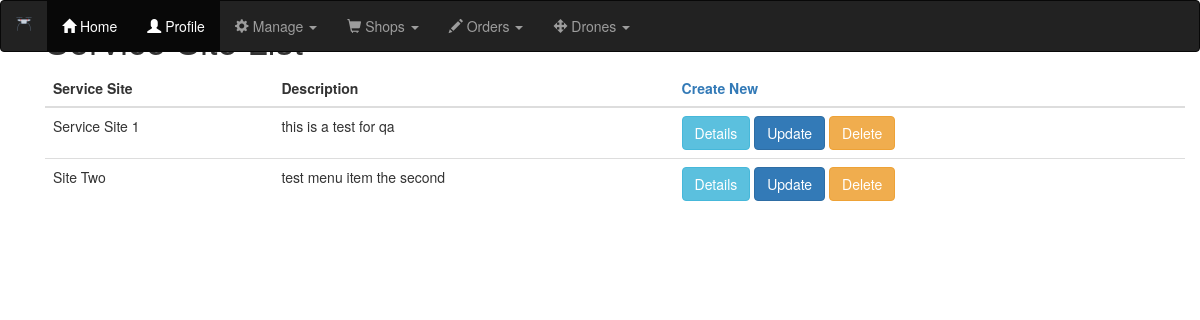
The app's page /shops/service_site_list with its own data.
### shops/models.py (models this page shows, shortened)
class ServiceSite(models.Model): #Locations where there is a drone service
    name = models.CharField(max_length=20,blank=False)
    description = models.CharField(max_length=50, blank=True)
    lat = models.FloatField(null=True)
    long = models.FloatField(null=True)
    radius = models.IntegerField(default=10)

### shops/views.py (the view)
# urls.py: path('service_site_list',ServiceSiteListView.as_view(),name='service_site_list'),
class ServiceSiteListView(ListView):
    model = ServiceSite
    template_name = 'service_sites/servicesite_list.html'

### shops/templates/service_sites/servicesite_list.html
<!DOCTYPE html>
{% extends "base.html" %}
{% load crispy_forms_tags %}
{% block content %}
<div class="container">
  <h1>Service Site List</h1>
<table class="table">
  <thead>
    <th>Service Site</th><th>Description</th><th class='right_handed'> <a href="{% url 'shops:service_site_create' %}">Create New</a></th>
  </thead>
  <tbody>
  {% for servicesite in object_list %}
    <tr class="default">
      <td>{{ servicesite.name }}</td>
      <td>{{ servicesite.description }}</td>
      <td>
        <a href="service_site/{{servicesite.id}}/detail"><button type="button" class="btn btn-info">Details</button></a>
        <a href="{% url 'shops:service_site_update' servicesite.id %}"><button type="button" class="btn btn-primary">Update</button></a>
        <a href="{% url 'shops:service_site_delete' servicesite.id %}"><button type="button" class="btn btn-warning">Delete</button></a>
      </td>
    </tr>
  {% endfor %}
</tbody>
</table>
</div>
{% endblock %}

### static/css/styles.css (style rules this page uses)
td { padding: 1em; }

### records on screen
ServiceSite: name "Service Site 1", description "this is a test for qa"
ServiceSite: name "Site Two", description "test menu item the second"
